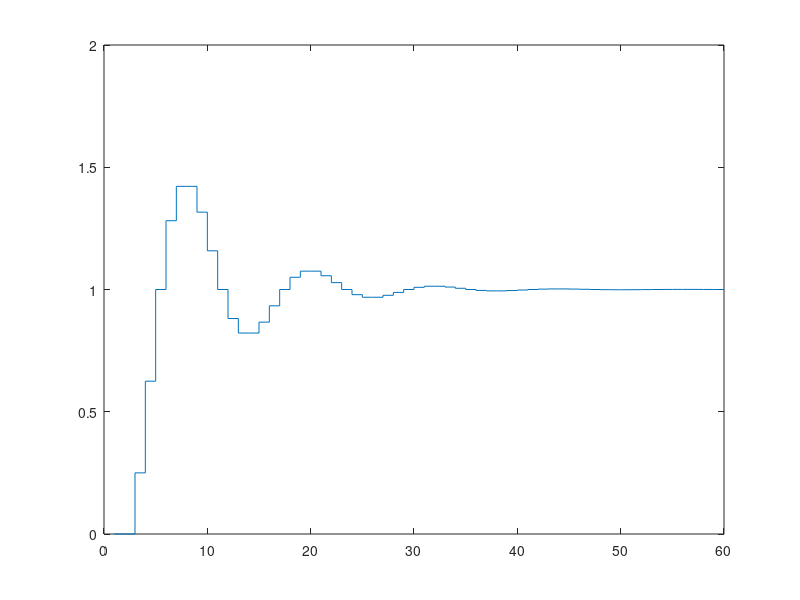

Write MATLAB code to recreate this figure. (Note: this script raises an error after producing the figure.)
%%% questao 1

% declarações de constantes e vetores

T = 0.5;
k = 60;
xi = 0.5;
wn = 1;

y = zeros(1, k);
u = ones(1, k);
t = 1:1:k;

% iterador para equações de diferenças
for i=3:1:k
    y(i) = ((wn*T)^2)*u(i-2) - (2*xi*wn*T-2)*y(i-1) - ((wn*T)^2 - 2*xi*wn*T + 1)*y(i-2);
    %y(i) = ((wn*T)^2/((wn*T)^2 + 2*xi*wn*T + 1))*u(i)  + ((2*xi*wn*T+2)/((wn*T)^2 + 2*xi*wn*T + 1))*y(i-1) - (((wn*T)^2 + 2*xi*wn*T + 1)^(-1))*y(i-2);
end

stairs(t, y)

%%% questao 2

% declarações de constantes e vetores

k2 = [27.825; 59.93];
num = [0.003679 0.002642];
den = [1 -1.3679 0.3679];

% o -1 significa dominio Z(discretizado)
G = tf(num, den, -1);

%rlocus(H, [27.825, 59.93])

H = feedback(G, 1);

rlocusplot(H, k2);
G
H
